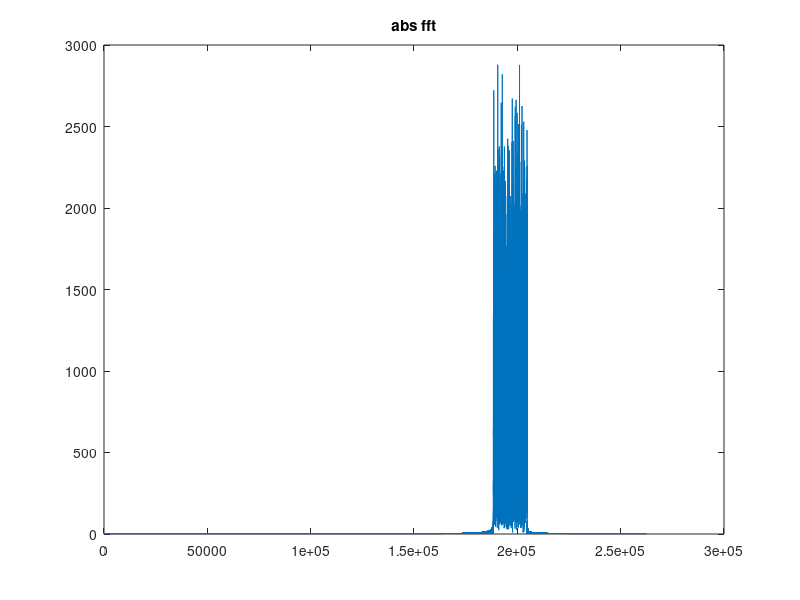
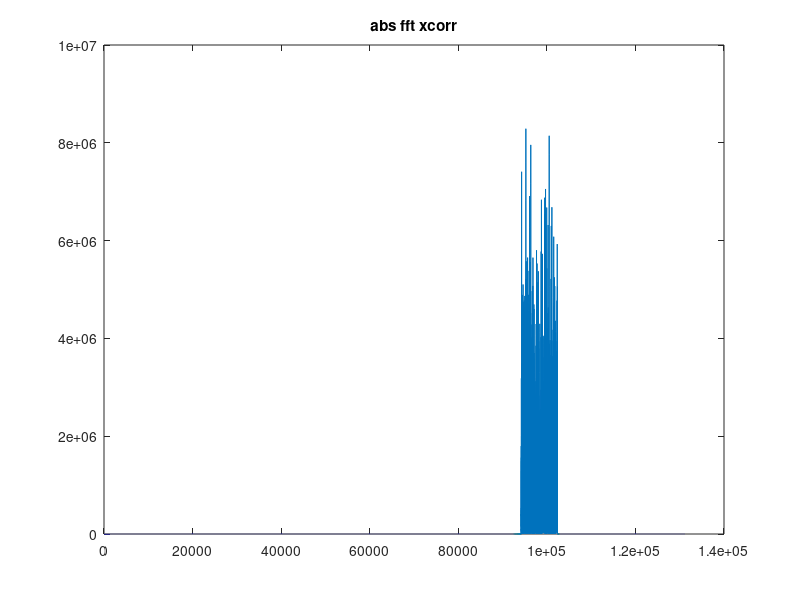
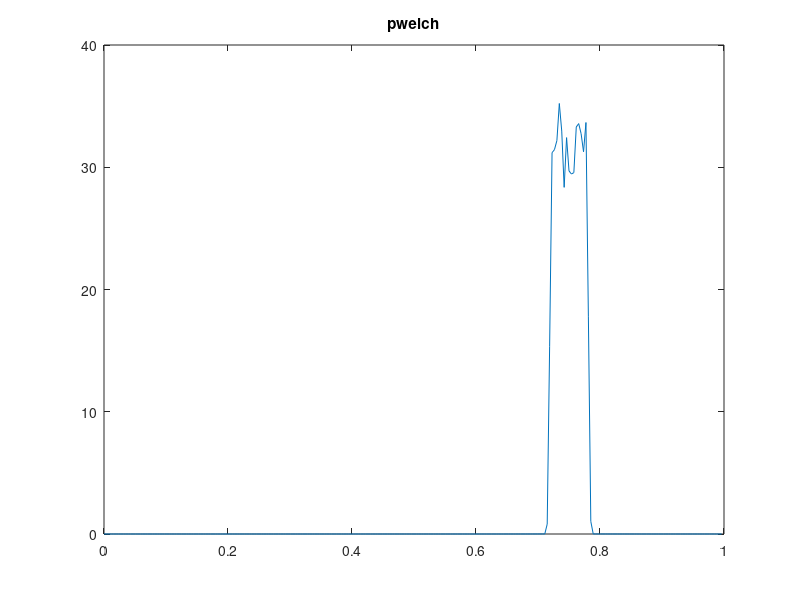

The MATLAB source for these figures, in order:
%octave9.10

clear all, clc, close all

%pkg load signal %pwelch

signal_length = 2048;
SNR_dB = 30;
P = 1;

signal_r=2*(rand([signal_length,1])>0.5)-1;
signal_i=2*(rand([signal_length,1])>0.5)-1;
QPSK=signal_r+1i*signal_i;

%hold on
%plot(abs(QPSK))
%plot(real(QPSK))
%plot(imag(QPSK))
%%plot(abs(fft(QPSK, 8*length(QPSK))))
%return

% frequency upconversion

interpol = 16;

ll = interpol*length(QPSK);
ii = 1:ll;
size(ii);
size(QPSK);
%QPSK2 = []
QPSK2 = interpft(QPSK, ll);
size(QPSK2);

f = -0.5; % -1<f<1

% frequency upconversion
%QPSK2 = QPSK2.*exp(8*(interpol/Ls)*1i*ii');
QPSK2 = QPSK2.*exp(f*pi*1i*ii');

%spectum

figure(1)
plot(abs(fft(QPSK2, 8*length(QPSK2))))%, return
title("abs fft")

figure(2)
size(xcorr(QPSK2))
plot( abs( fft( xcorr(QPSK2), 4*length(QPSK2) ) ) )
title("abs fft xcorr")


%[SPECTRA,FREQ] = pwelch(X, WINDOW, OVERLAP, NFFT, FS,
% RANGE, PLOT_TYPE, DETREND, SLOPPY)

[SPECTRA,FREQ] = pwelch(QPSK2);

figure(3)
plot(FREQ, SPECTRA)
title("pwelch")%, return


%pwelch =======